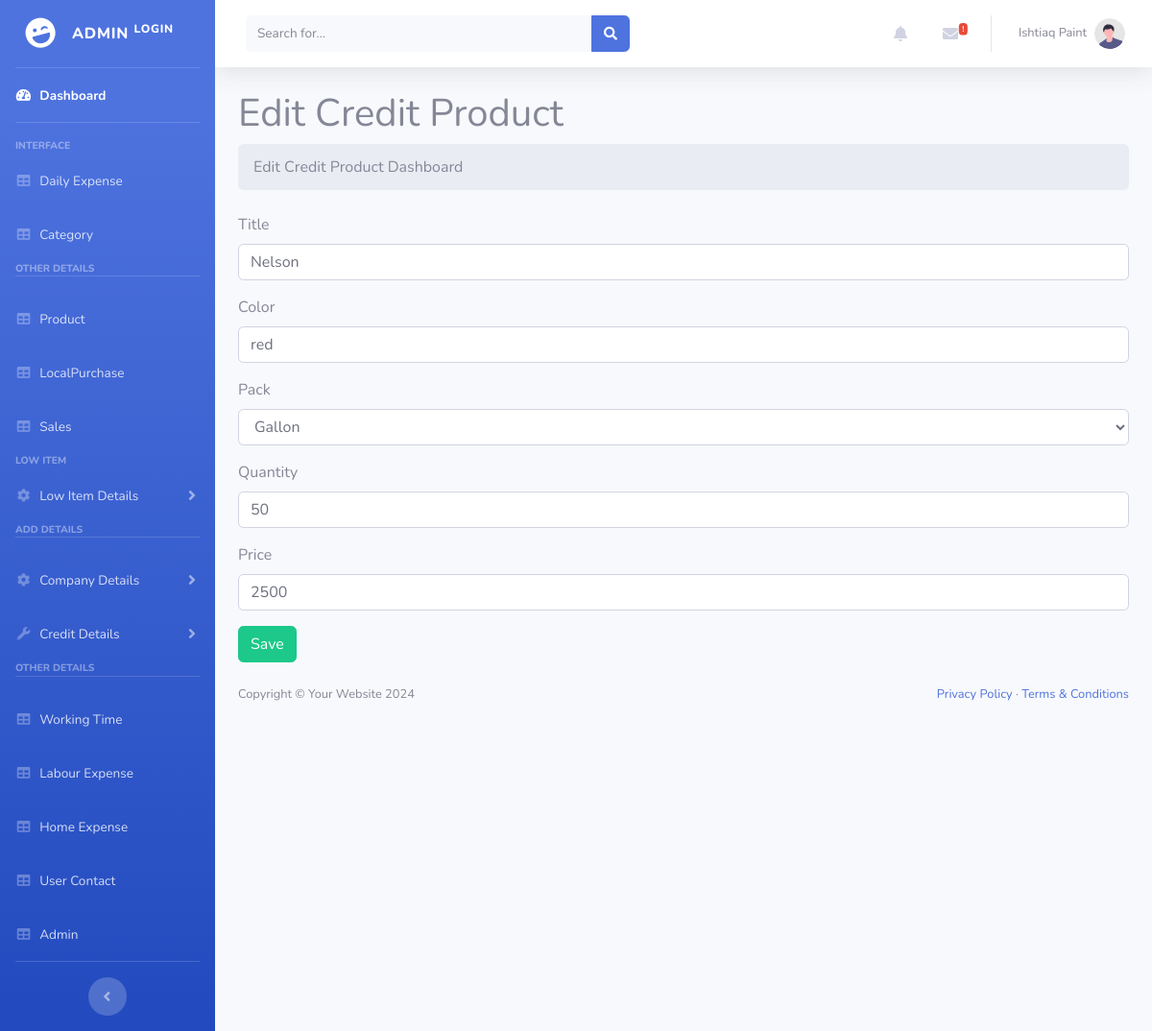
The page /admin/CreditProductEdit.php?id=15 (signed in) on the database its author committed.
### tables this page shows
CREATE TABLE `creditproduct` (
  `id` int(100) NOT NULL,
  `cate_id` int(11) NOT NULL,
  `title` varchar(255) NOT NULL,
  `color` varchar(255) NOT NULL,
  `pack` varchar(255) NOT NULL,
  `quantity` varchar(255) NOT NULL,
  `price` int(255) NOT NULL
);

### admin/CreditProductEdit.php (the view, shortened to what this page needs)
<?php
include_once("DatabaseConn.php");
if(isset($_GET['id'])) {
    $id = $_GET['id'];
    $query = "SELECT * FROM creditproduct WHERE id = ?";
    $stmt = mysqli_prepare($conn, $query);
    mysqli_stmt_bind_param($stmt, "i", $id);
    mysqli_stmt_execute($stmt);
    $result = mysqli_stmt_get_result($stmt);
    $row = mysqli_fetch_assoc($result);
}
?>
<!DOCTYPE html>
<html lang="en">
<head>
    <link href="vendor/fontawesome-free/css/all.min.css" rel="stylesheet" type="text/css">
    <link href="css/sb-admin-2.min.css" rel="stylesheet">
    <link href="vendor/datatables/dataTables.bootstrap4.min.css" rel="stylesheet">
</head>
<body class="sb-nav-fixed">
<?php include_once("Header.php"); ?>
<div id="layoutSidenav_content">
    <main>
        <div class="container-fluid px-4">
            <h1 class="mt-4">Edit Credit Product</h1>
            <ol class="breadcrumb mb-4">
                <li class="breadcrumb-item active">Edit Credit Product Dashboard</li>
            </ol>
            <form action="" method="POST">
                 <div class="mb-3">
                        <label for="" class="form-label">Title</label>
                        <input type="text" value="<?= $row['title'] ?>" name="txttitle" class="form-control" aria-describedby="emailHelp" required>
                    </div>
                    <div class="mb-3">
                        <label for="" class="form-label">Color</label>
                        <input type="text" value="<?= $row['color'] ?>" name="txtcolor" class="form-control" required >
                    </div>
                    <div class="mb-3">
                        <label for="" class="form-label">Pack</label>
                        <select name="txtpack" class="form-control" required >
                            <option value="Gallon" <?php if($row['pack'] == "Gallon") echo "selected"; ?>>Gallon</option>
                        </select>
                    </div>
                    <div class="mb-3">
                        <label for="" class="form-label">Quantity</label>
                        <input type="number" value="<?= $row['quantity'] ?>" name="txtquantity" class="form-control" required >
                    </div>
                    <div class="mb-3">
                        <label for="" class="form-label">Price</label>
                        <input type="number" value="<?= $row['price'] ?>" name="txtprice" class="form-control" required>
                    </div>
                <button type="submit" class="btn btn-success" name="submit">Save</button>
            </form>
        </div>
    </main>
    <footer class="py-4 bg-light mt-auto">
        <div class="container-fluid px-4">
            <div class="d-flex align-items-center justify-content-between small">
                <div class="text-muted">Copyright &copy; Your Website <?php echo date("Y"); ?></div>
                <div>
                    <a href="#">Privacy Policy</a>
                    &middot;
                    <a href="#">Terms &amp; Conditions</a>
                </div>
            </div>
        </div>
    </footer>
</div>
</body>
</html>

### rows shown on the page
creditproduct: txttitle "Nelson", txtcolor "red", txtpack "Gallon", txtquantity "50", txtprice "2500"
